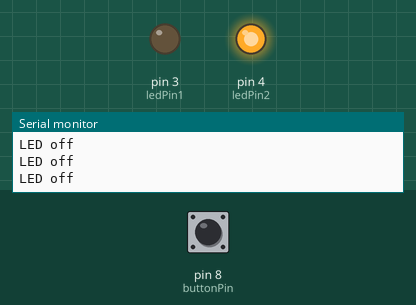
The sketch below on a simulated Arduino Uno, built with avr-gcc and run on an emulated ATmega328P. Shown: output pins drawn as LEDs (lit = HIGH), the last lines printed to the serial monitor. Dashed ring = blinking. The inputs (shaded band) are chosen by the test bench; at power-on: pin 8 (buttonPin) HIGH.

Above: at 1.2 s.
1.3 s: pin 8 (buttonPin) pulled LOW for 0.15 s
At 1.39 s:
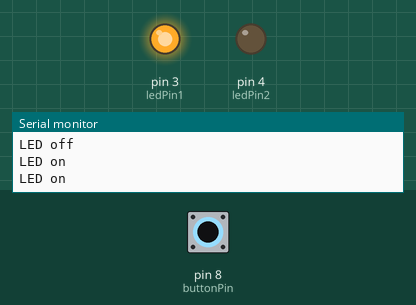
2.9 s: pin 8 (buttonPin) pulled LOW for 1 s
At 4.9 s:
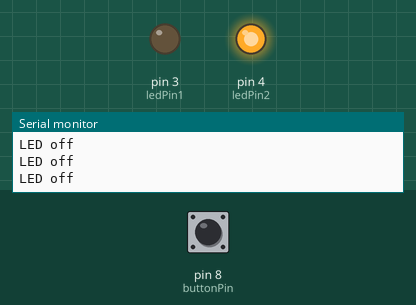
6.9 s: pin 8 (buttonPin) pulsed LOW 2 times (0.12 s each, 0.3 s apart)
At 7.12 s:
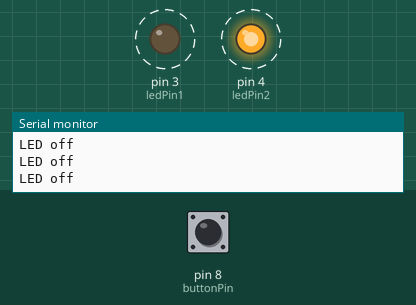
10.5 s: pin 8 (buttonPin) driven LOW
At 11.0 s:
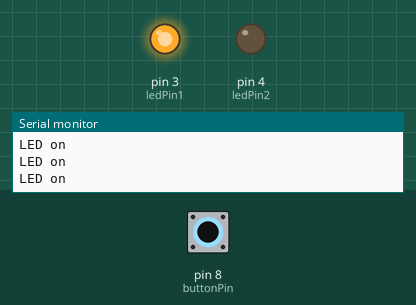
13.5 s: pin 8 (buttonPin) driven HIGH
At 14.7 s:
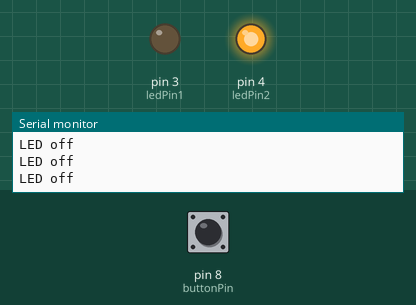
Timing chart, 0 to 16.5 s (numbered marks = the images above; inputs shaded):
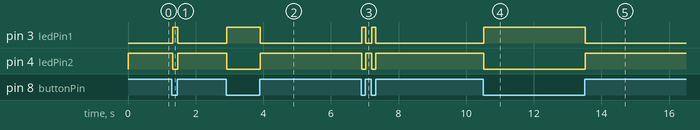

Measured:
- after the input at 1.3 s, pin 3 (ledPin1): LOW → HIGH at once, → LOW 0.15 s later; pin 4 (ledPin2): HIGH → LOW at once, → HIGH 0.15 s later
- after the input at 2.9 s, pin 3 (ledPin1): LOW → HIGH at once, → LOW 1.0 s later; pin 4 (ledPin2): HIGH → LOW at once, → HIGH 1.0 s later
- after the input at 6.9 s, pin 3 (ledPin1): alternates HIGH for 0.12 s and LOW for 0.18 s, 4 changes in all, then stays LOW, starting at once; pin 4 (ledPin2): alternates HIGH for 0.18 s and LOW for 0.12 s, 4 changes in all, then stays HIGH, starting at once
- after the input at 10.5 s, pin 3 (ledPin1): LOW → HIGH at once; pin 4 (ledPin2): HIGH → LOW at once
- after the input at 13.5 s, pin 3 (ledPin1): HIGH → LOW at once; pin 4 (ledPin2): LOW → HIGH at once

The sketch:

pressure_plate_LEDs.ino.ino
```cpp
//Here is an example of code that you could use with this switch.
const int buttonPin = 8;     // the number of the pushbutton pin
const int ledPin1 =  3;      // the number of the LED pin
const int ledPin2 =  4;      // the number of the LED pin


// variables will change:
int buttonState = 0;         // variable for reading the pushbutton status

void setup() {
  Serial.begin(9600);
  pinMode(ledPin1, OUTPUT);
  pinMode(ledPin2, OUTPUT);
  pinMode(buttonPin, INPUT_PULLUP);
}

void loop(){
  // read the state of the pushbutton value:
  buttonState = digitalRead(buttonPin);

  // check if the pushbutton is pressed.
  // if it is, the buttonState is LOW:
  if (buttonState == LOW) {
    // turn LED on:
    Serial.println("LED on");
    digitalWrite(ledPin1, HIGH);
    digitalWrite(ledPin2, LOW);
  }
  else {
    // turn LED off:
    Serial.println("LED off");
    digitalWrite(ledPin1, LOW);
    digitalWrite(ledPin2, HIGH);
  }
}
```
